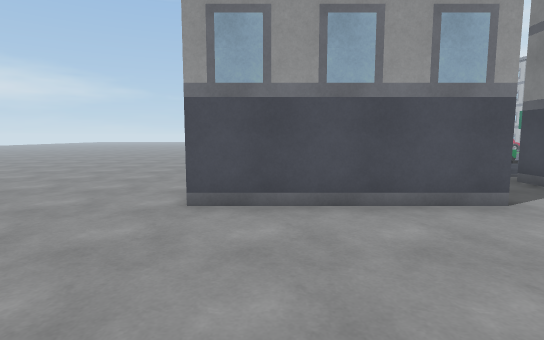
View 1 (above)

18 first-person views from a walk through a 3-D level made in the Unity game engine. The camera is 1.3 m above the floor, tilts 6° down and sees 80° across. The floor is counted in squares, 1 m on a side. Each view is taken from the middle of a square. On the plan, view 1 faces up. The plan holds only what a view shows up to about 14 squares ahead; the rest is blank. The place goes on beyond the plan. The player is left out. Surface patterns are stand-ins for the level's own textures.

View 2
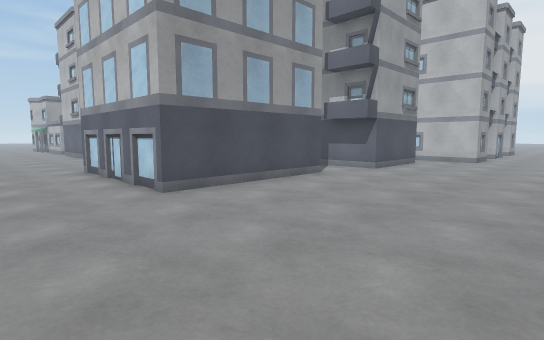

View 3
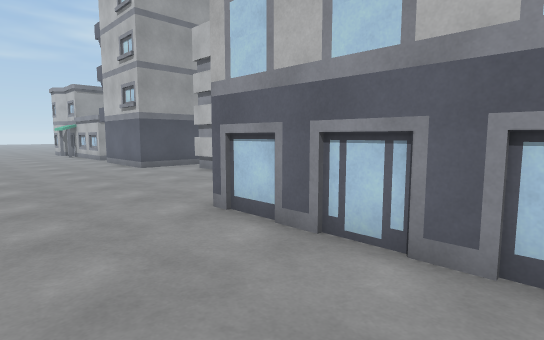

View 4
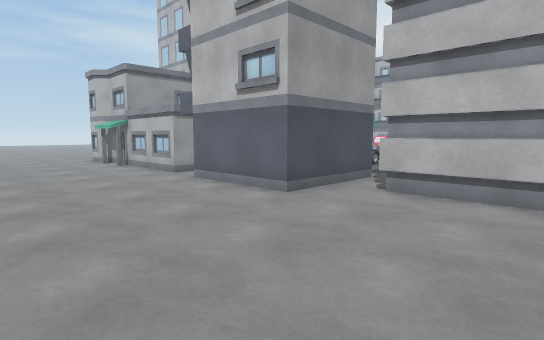

View 5
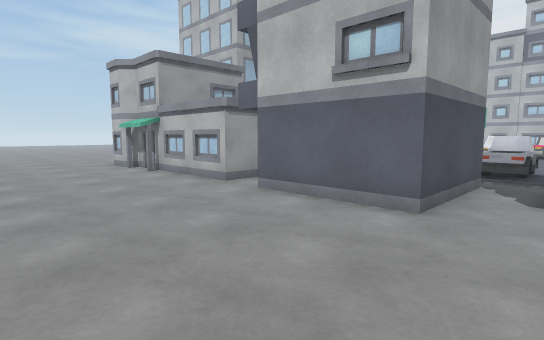

View 6
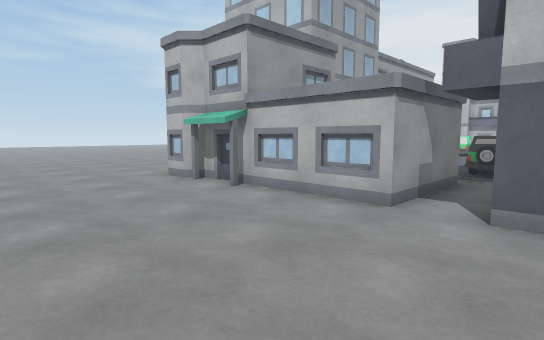

View 7
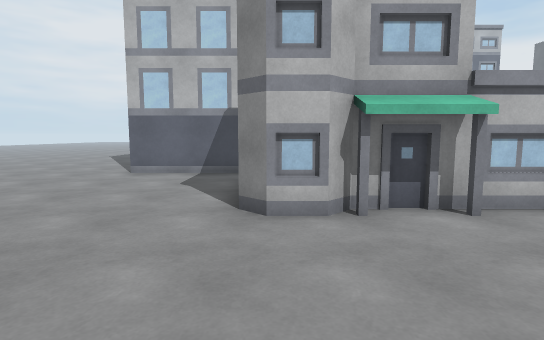

View 8
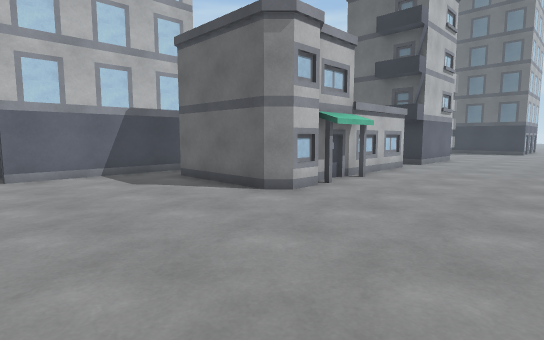

View 9
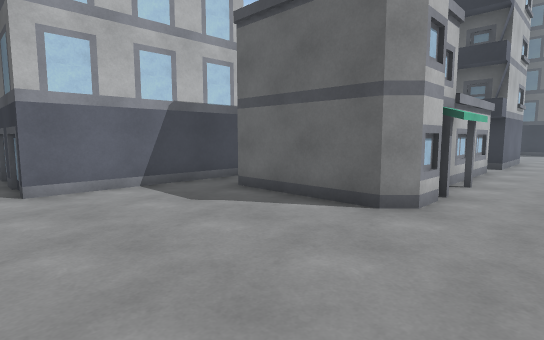

View 10
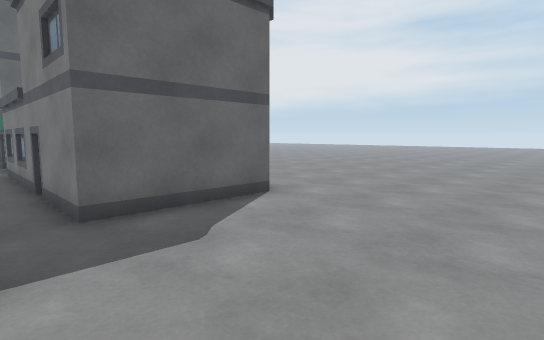

View 11
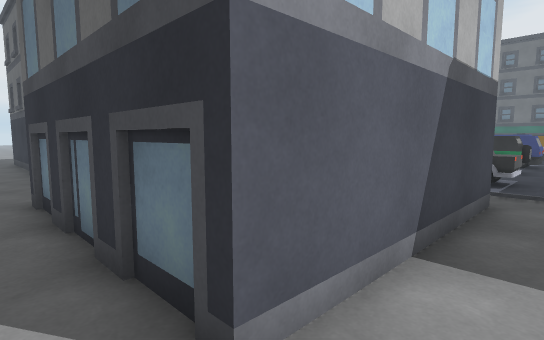

View 12
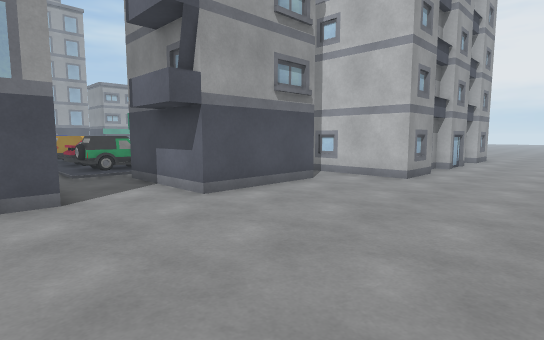

View 13
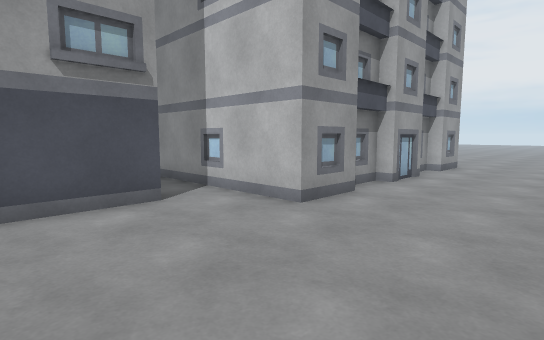

View 14
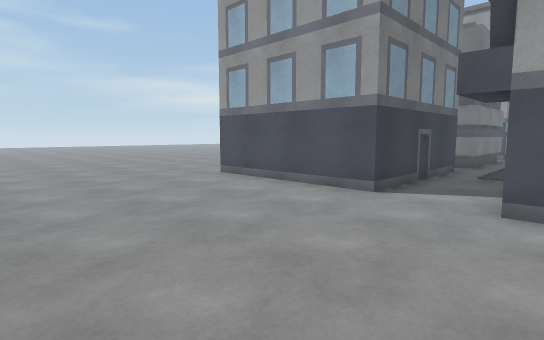

View 15
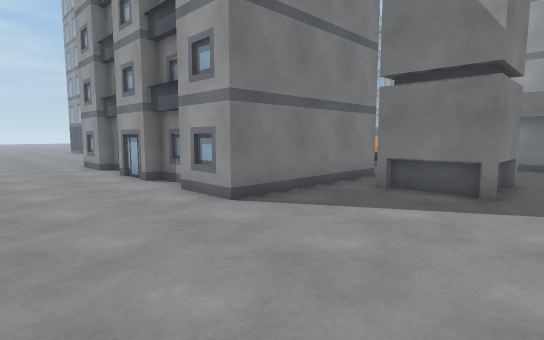

View 16
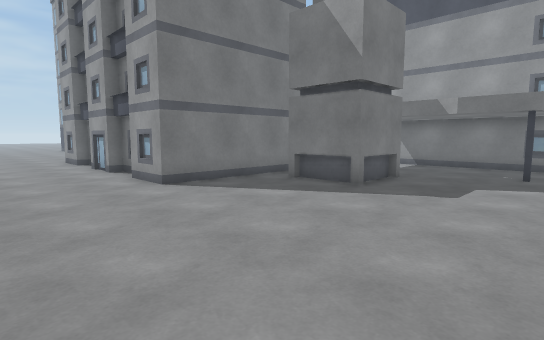

View 17
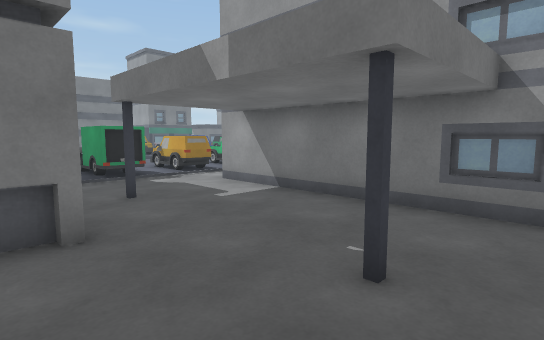

View 18
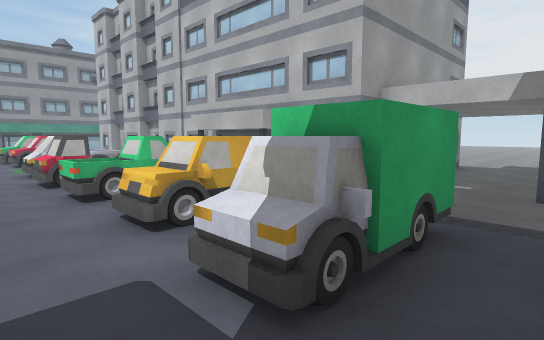

### Floor plan
Key: @ floor where view 1 was taken; # wall or solid block; . floor; B building; T truck; A van; O other object.
Columns run from 5 left of view 1 to 31 right of it. Each row starts with its distance up from view 1.
 39 . ...............
 38 ...........#######........
 37 ...........#             ####
 36 ...........#
 35 ...........#
 34 ...........#
 33 .....#######        BB    BB
 32 .....B#   ##
 31 .....B#   B.
 30 .....B#   B..
 29 ......BBBBBOO
 28 ......B   B.O
 27 ......B   B..          OO
 26 ......BBBBB.O          .O
 25 ............O         ..
 24 ......#  #...         ..
 23 ......#  #B AA        .T T  #
 22 ......#  #B A         .TTT  #
 21 ......#  #B           ..    #
 20 ......####..TTT       .O   B#
 19 ............TT.       .O   BB
 18 .......O              .TT  BB
 17 .......O              .TT  BB
 16  ......O  O          ..... B
 15 .......   O          ..OOO..
 14 ......   #O.O        ..OOO..#########
 13 .....    ...O        ................
 12 ....#    #.OOOO      ..OOO...........
 11 ....#    #....        .OOO...B.....B.
 10 ....#    #....       . ..............
  9 ....#    #..#B    #    B    #B #....
  8 ....#    #..#    .#         #B##.....
  7 ....#    #..#    .#         #B#B....
  6 ....######..#    .#         #.......
  5 ............#####.#         #........
  4 ..................###########........
  3 ..................###.#B#.###........
  2 .....................................
  1 .....................................
  0 .....@..............................
 -1 . ..................       ........ .

Positions as (right, up) in squares from view 1, and headings:
1: (0, 0), facing up
2: (-5, -1), facing up-right
3: (-5, 7), facing up-right
4: (-5, 15), facing up-right
5: (-5, 18), facing up-right
6: (-5, 23), facing up-right
7: (-5, 33), facing right
8: (-5, 39), facing down-right
9: (-2, 39), facing down-right
10: (6, 39), facing down-left
11: (5, 39), facing down-right
12: (3, -1), facing up-right
13: (8, -1), facing up-right
14: (8, -1), facing up-left
15: (28, -1), facing up-left
16: (31, -1), facing up-left
17: (31, 8), facing up-left
18: (16, 10), facing up-right
